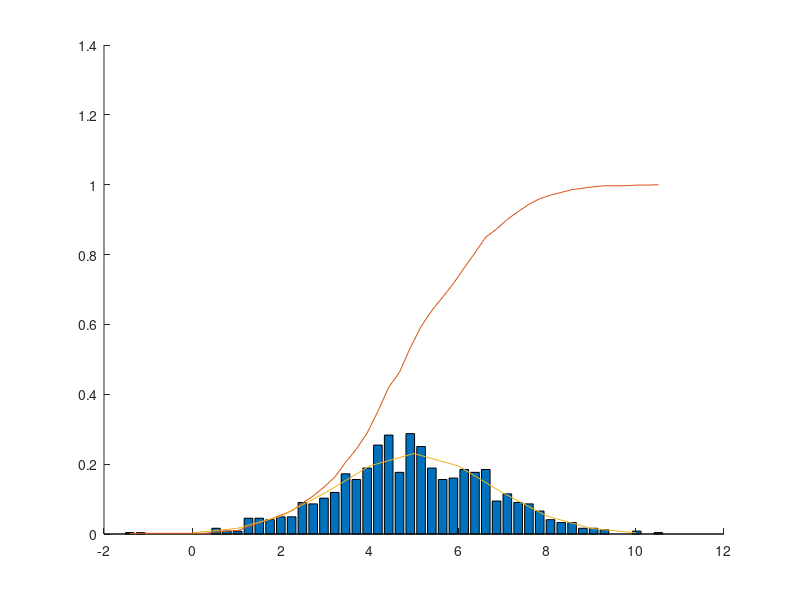

The MATLAB source for this figure:
%12181769 남희원 2주차 실습 2번

N=1000;%1000개의 난수
avg=5;%평균이 5
stdev=3^(1/2);%분산이 3

R=50;

T=randn(1,N)*stdev+avg;%가우시안 난수 생성

%평균과 분산
E=mean(T);
V=var(T);

%pdf, cdf
[M,X]=hist(T,R);

resol=X(2)-X(1);
PDF=M/N/resol;

CDF=cumsum(PDF*resol);

%가우시안 분포
x=0:10;
y=1/(stdev*(2*pi).^(1/2))*exp(1).^(-(1/2)*((x-avg)/stdev).^2);

figure; hold on;
bar(X,PDF);
plot(X,CDF);
plot(x,y);
